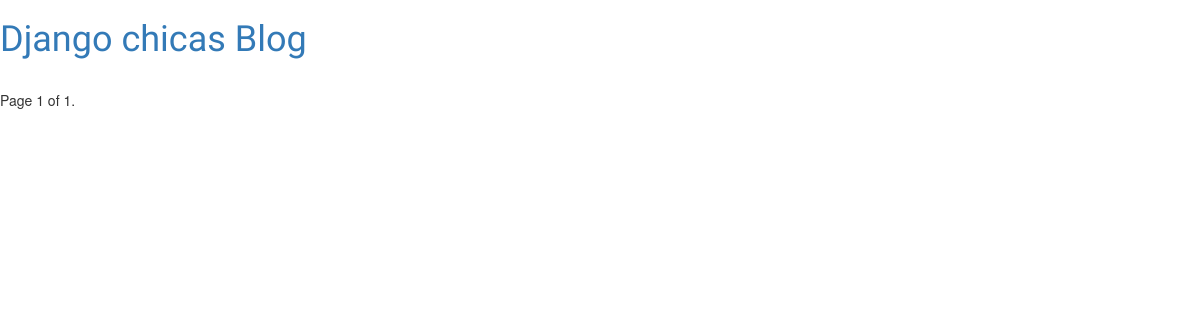
Before: / with the older database file.
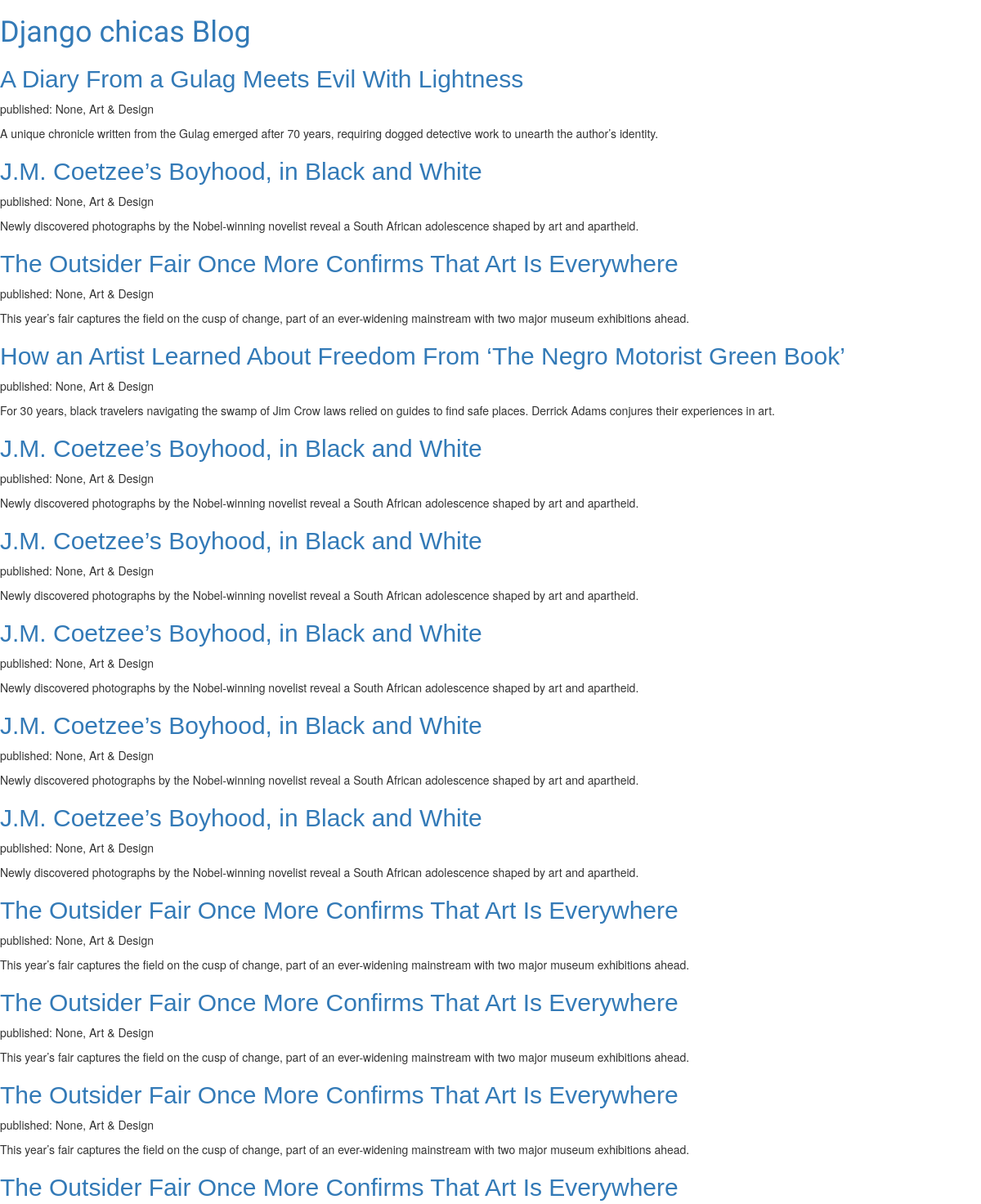
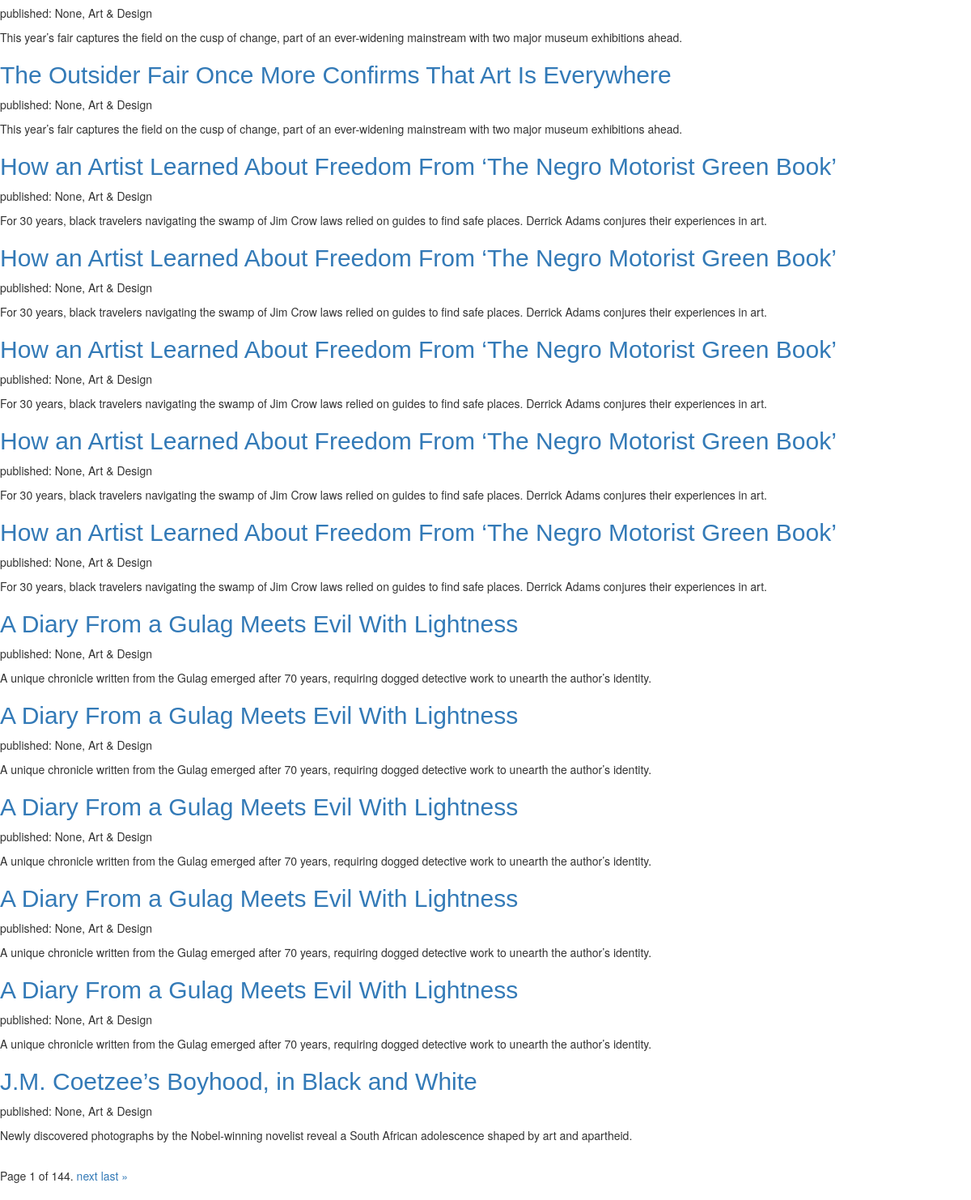
After: the same page with the newer database file (2 pictures, top to bottom).
### archive/models.py (models this page shows, shortened)
class New(models.Model):
    title = models.CharField(max_length=200)
    entry_type = models.CharField(max_length=200)
    entry_text = models.TextField()
    url = models.CharField(max_length=200)
    date = models.DateField(blank=True, null=True)

### archive/views.py (the view)
# urls.py: path('', views.news_list, name='news_list'),
def news_list(request):
    news_list_ = New.objects.order_by('entry_type', 'date')
    paginator = Paginator(news_list_, 25)  # Show 25 contacts per page
    page = request.GET.get('page')
    news = paginator.get_page(page)
    return render(request, 'archive/news_list.html', {'news': news})

### archive/templates/archive/news_list.html (shortened to what this page needs)
{% extends 'archive/base.html' %}
{% block content %}
    {% for new in news %}
    <div>
        <h2><a href = "{{ new.url }}" >{{ new.title }} </a></h2>
        <p> published: {{ new.date }}, {{ new.entry_type }} </p>
        <p>{{ new.entry_text|linebreaksbr }} </p>
    </div>
    {% endfor %}
    <div class="pagination">
        <span class="step-links">
            <span class="current">
                Page {{ news.number }} of {{ news.paginator.num_pages }}.
            </span>
            {% if news.has_next %}
                <a href="?page={{ news.next_page_number }}">next</a>
                <a href="?page={{ news.paginator.num_pages }}">last &raquo;</a>
            {% endif %}
        </span>
    </div>
{% endblock %}

### archive/templates/archive/base.html (shortened to what this page needs)
{% load static %}
<html>
    <head>
        <link rel="stylesheet" href="//maxcdn.bootstrapcdn.com/bootstrap/3.2.0/css/bootstrap.min.css">
        <link rel="stylesheet" href="//maxcdn.bootstrapcdn.com/bootstrap/3.2.0/css/bootstrap-theme.min.css">
        <link rel="stylesheet" href="{% static 'css/archive.css' %}">
    </head>
<body>
<div>
    <h1>
        <a href = "/"> Django chicas Blog </a>
    </h1>
</div>
            {% block content %}
            {% endblock %}
</body>
</html>

### archive/static/css/archive.css (style rules this page uses)
h1 { font-family: 'Lobster', cursive; }
h2, h3, h4 { font-family: Arial,Helvetica Neue,Helvetica,sans-serif, cursive; }

Changed rows visible on the page:
added New: title "A Diary From a Gulag Meets Evil With Lightness", date "None", entry_type "Art & Design", entry_text "A unique chronicle written from the Gulag emerged after 70 years, requiring dogged detective work to unearth the author’s identity."
added New: title "J.M. Coetzee’s Boyhood, in Black and White", date "None", entry_type "Art & Design", entry_text "Newly discovered photographs by the Nobel-winning novelist reveal a South African adolescence shaped by art and apartheid."
added New: title "The Outsider Fair Once More Confirms That Art Is Everywhere", date "None", entry_type "Art & Design", entry_text "This year’s fair captures the field on the cusp of change, part of an ever-widening mainstream with two major museum exhibitions ahead."
added New: title "How an Artist Learned About Freedom From ‘The Negro Motorist Green Book’", date "None", entry_type "Art & Design", entry_text "For 30 years, black travelers navigating the swamp of Jim Crow laws relied on guides to find safe places. Derrick Adams conjures their experiences in art."
added New: title "J.M. Coetzee’s Boyhood, in Black and White", date "None", entry_type "Art & Design", entry_text "Newly discovered photographs by the Nobel-winning novelist reveal a South African adolescence shaped by art and apartheid."
added New: title "J.M. Coetzee’s Boyhood, in Black and White", date "None", entry_type "Art & Design", entry_text "Newly discovered photographs by the Nobel-winning novelist reveal a South African adolescence shaped by art and apartheid."
added New: title "J.M. Coetzee’s Boyhood, in Black and White", date "None", entry_type "Art & Design", entry_text "Newly discovered photographs by the Nobel-winning novelist reveal a South African adolescence shaped by art and apartheid."
added New: title "J.M. Coetzee’s Boyhood, in Black and White", date "None", entry_type "Art & Design", entry_text "Newly discovered photographs by the Nobel-winning novelist reveal a South African adolescence shaped by art and apartheid."
added New: title "J.M. Coetzee’s Boyhood, in Black and White", date "None", entry_type "Art & Design", entry_text "Newly discovered photographs by the Nobel-winning novelist reveal a South African adolescence shaped by art and apartheid."
added New: title "The Outsider Fair Once More Confirms That Art Is Everywhere", date "None", entry_type "Art & Design", entry_text "This year’s fair captures the field on the cusp of change, part of an ever-widening mainstream with two major museum exhibitions ahead."
added New: title "The Outsider Fair Once More Confirms That Art Is Everywhere", date "None", entry_type "Art & Design", entry_text "This year’s fair captures the field on the cusp of change, part of an ever-widening mainstream with two major museum exhibitions ahead."
added New: title "The Outsider Fair Once More Confirms That Art Is Everywhere", date "None", entry_type "Art & Design", entry_text "This year’s fair captures the field on the cusp of change, part of an ever-widening mainstream with two major museum exhibitions ahead."
added New: title "The Outsider Fair Once More Confirms That Art Is Everywhere", date "None", entry_type "Art & Design", entry_text "This year’s fair captures the field on the cusp of change, part of an ever-widening mainstream with two major museum exhibitions ahead."
added New: title "The Outsider Fair Once More Confirms That Art Is Everywhere", date "None", entry_type "Art & Design", entry_text "This year’s fair captures the field on the cusp of change, part of an ever-widening mainstream with two major museum exhibitions ahead."
added New: title "How an Artist Learned About Freedom From ‘The Negro Motorist Green Book’", date "None", entry_type "Art & Design", entry_text "For 30 years, black travelers navigating the swamp of Jim Crow laws relied on guides to find safe places. Derrick Adams conjures their experiences in art."
added New: title "How an Artist Learned About Freedom From ‘The Negro Motorist Green Book’", date "None", entry_type "Art & Design", entry_text "For 30 years, black travelers navigating the swamp of Jim Crow laws relied on guides to find safe places. Derrick Adams conjures their experiences in art."
added New: title "How an Artist Learned About Freedom From ‘The Negro Motorist Green Book’", date "None", entry_type "Art & Design", entry_text "For 30 years, black travelers navigating the swamp of Jim Crow laws relied on guides to find safe places. Derrick Adams conjures their experiences in art."
added New: title "How an Artist Learned About Freedom From ‘The Negro Motorist Green Book’", date "None", entry_type "Art & Design", entry_text "For 30 years, black travelers navigating the swamp of Jim Crow laws relied on guides to find safe places. Derrick Adams conjures their experiences in art."
added New: title "How an Artist Learned About Freedom From ‘The Negro Motorist Green Book’", date "None", entry_type "Art & Design", entry_text "For 30 years, black travelers navigating the swamp of Jim Crow laws relied on guides to find safe places. Derrick Adams conjures their experiences in art."
added New: title "A Diary From a Gulag Meets Evil With Lightness", date "None", entry_type "Art & Design", entry_text "A unique chronicle written from the Gulag emerged after 70 years, requiring dogged detective work to unearth the author’s identity."
added New: title "A Diary From a Gulag Meets Evil With Lightness", date "None", entry_type "Art & Design", entry_text "A unique chronicle written from the Gulag emerged after 70 years, requiring dogged detective work to unearth the author’s identity."
added New: title "A Diary From a Gulag Meets Evil With Lightness", date "None", entry_type "Art & Design", entry_text "A unique chronicle written from the Gulag emerged after 70 years, requiring dogged detective work to unearth the author’s identity."
added New: title "A Diary From a Gulag Meets Evil With Lightness", date "None", entry_type "Art & Design", entry_text "A unique chronicle written from the Gulag emerged after 70 years, requiring dogged detective work to unearth the author’s identity."
added New: title "A Diary From a Gulag Meets Evil With Lightness", date "None", entry_type "Art & Design", entry_text "A unique chronicle written from the Gulag emerged after 70 years, requiring dogged detective work to unearth the author’s identity."
added New: title "J.M. Coetzee’s Boyhood, in Black and White", date "None", entry_type "Art & Design", entry_text "Newly discovered photographs by the Nobel-winning novelist reveal a South African adolescence shaped by art and apartheid."
Other visible differences:
{{ news.paginator.num_pages }}: "1" → "144"
text now shown: "next last »"
